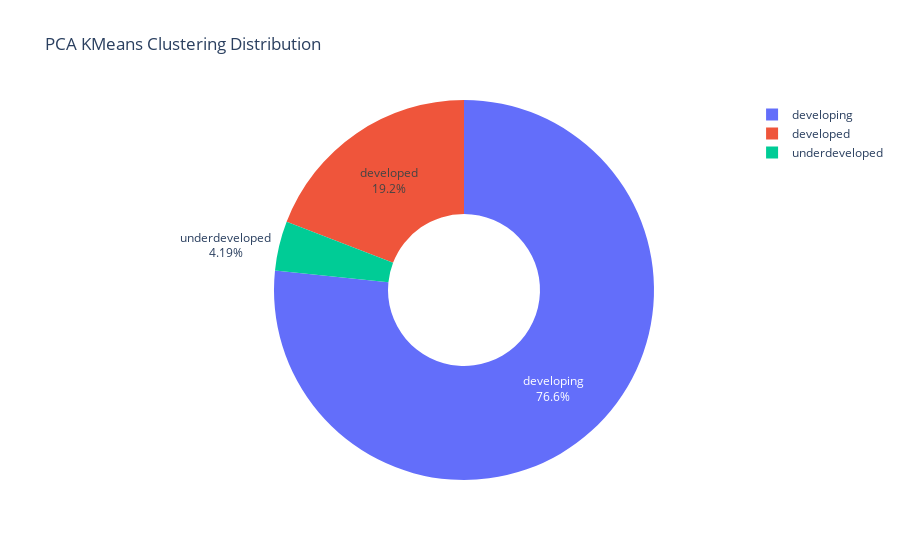

The notebook cell this image was saved under:
### Code cell
pie_data = df_final['PCA_k_means_cluster'].value_counts()
pie_labels = pie_data.index
pie_values = pie_data.values

pie_fig = go.Figure(data=[go.Pie(labels=pie_labels, values=pie_values)])
pie_fig.update_traces(textinfo='percent+label', hole=0.4)
pie_fig.update_layout(title='PCA KMeans Clustering Distribution')
pie_fig.show()

### Figure 1 — Plotly figure (JSON) as saved in the notebook; plotly's stock layout.template omitted (floating-point values rounded to 4 significant figures)
{"data": [{"hole": 0.4, "labels": ["developing", "developed", "underdeveloped"], "textinfo": "percent+label", "type": "pie", "values": [128, 32, 7]}], "layout": {"title": {"text": "PCA KMeans Clustering Distribution"}}}
